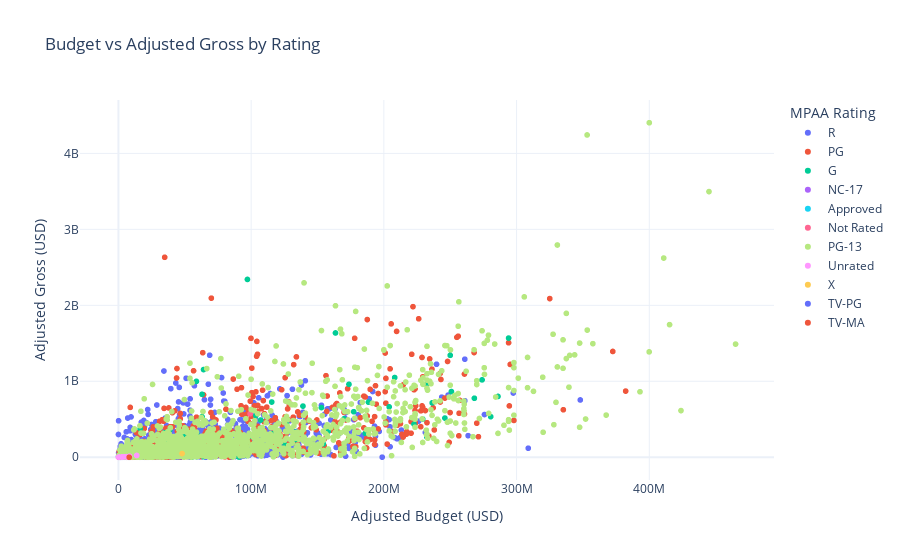

Notebook code cell kept with this figure:
### Markdown cell above
### Budget vs. Gross Scatterplots by Rating

### Code cell
fig = px.scatter(
    df,
    x='adjusted_budget',
    y='adjusted_gross',
    color='rating',
    hover_data=['name', 'year', 'genre'],
    title='Budget vs Adjusted Gross by Rating',
    labels={
        'adjusted_budget': 'Adjusted Budget (USD)',
        'adjusted_gross': 'Adjusted Gross (USD)',
        'rating': 'MPAA Rating'
    }
)

fig.update_layout(template='plotly_white')
fig.show()

### Figure 1 — Plotly figure (JSON) as saved in the notebook; plotly's stock layout.template omitted (floating-point values rounded to 4 significant figures; data arrays with more than 128 entries replaced by an {"elided": "..."} marker saying what was removed)
{"data": [{"customdata": {"elided": "3088x3 mixed values"}, "hovertemplate": "MPAA Rating=R<br>Adjusted Budget (USD)=%{x}<br>Adjusted Gross (USD)=%{y}<br>name=%{customdata[0]}<br>year=%{customdata[1]}<br>genre=%{customdata[2]}<extra></extra>", "legendgroup": "R", "marker": {"color": "#636efa", "symbol": "circle"}, "mode": "markers", "name": "R", "showlegend": true, "type": "scattergl", "x": {"elided": "3088 float values"}, "xaxis": "x", "y": {"elided": "3088 float values"}, "yaxis": "y"}, {"customdata": {"elided": "1170x3 mixed values"}, "hovertemplate": "MPAA Rating=PG<br>Adjusted Budget (USD)=%{x}<br>Adjusted Gross (USD)=%{y}<br>name=%{customdata[0]}<br>year=%{customdata[1]}<br>genre=%{customdata[2]}<extra></extra>", "legendgroup": "PG", "marker": {"color": "#EF553B", "symbol": "circle"}, "mode": "markers", "name": "PG", "showlegend": true, "type": "scattergl", "x": {"elided": "1170 float values"}, "xaxis": "x", "y": {"elided": "1170 float values"}, "yaxis": "y"}, {"customdata": {"elided": "148x3 mixed values"}, "hovertemplate": "MPAA Rating=G<br>Adjusted Budget (USD)=%{x}<br>Adjusted Gross (USD)=%{y}<br>name=%{customdata[0]}<br>year=%{customdata[1]}<br>genre=%{customdata[2]}<extra></extra>", "legendgroup": "G", "marker": {"color": "#00cc96", "symbol": "circle"}, "mode": "markers", "name": "G", "showlegend": true, "type": "scattergl", "x": {"elided": "148 float values"}, "xaxis": "x", "y": {"elided": "148 float values"}, "yaxis": "y"}, {"customdata": [["The Evil Dead", 1981, "Horror"], ["Henry & June", 1990, "Biography"], ["Whore", 1991, "Drama"], ["Man Bites Dog", 1992, "Comedy"], ["Tokyo Decadence", 1992, "Drama"], ["Wide Sargasso Sea", 1993, "Drama"], ["Kids", 1995, "Drama"], ["Showgirls", 1995, "Drama"], ["Crash", 1996, "Drama"], ["Orgazmo", 1997, "Comedy"], ["Bent", 1997, "Drama"], ["The Dreamers", 2003, "Drama"], ["Bad Education", 2004, "Crime"], ["A Dirty Shame", 2004, "Comedy"], ["Lust, Caution", 2007, "Drama"]], "hovertemplate": "MPAA Rating=NC-17<br>Adjusted Budget (USD)=%{x}<br>Adjusted Gross (USD)=%{y}<br>name=%{customdata[0]}<br>year=%{customdata[1]}<br>genre=%{customdata[2]}<extra></extra>", "legendgroup": "NC-17", "marker": {"color": "#ab63fa", "symbol": "circle"}, "mode": "markers", "name": "NC-17", "showlegend": true, "type": "scattergl", "x": [1236000.0, NaN, NaN, NaN, NaN, NaN, 3150000.0, 94500000.0, 18360000.0, 2000000.0, NaN, 26100000.0, 8500000.0, 25500000.0, 23250000.0], "xaxis": "x", "y": [10440000.0, 57510000.0, 2370000.0, 470800.0, 636300.0, 3585000.0, 15570000.0, 42750000.0, 5449000.0, 1205000.0, 992100.0, 42020000.0, 68720000.0, 3254000.0, 104000000.0], "yaxis": "y"}, {"customdata": [["Tarzan the Ape Man", 1981, "Adventure"]], "hovertemplate": "MPAA Rating=Approved<br>Adjusted Budget (USD)=%{x}<br>Adjusted Gross (USD)=%{y}<br>name=%{customdata[0]}<br>year=%{customdata[1]}<br>genre=%{customdata[2]}<extra></extra>", "legendgroup": "Approved", "marker": {"color": "#19d3f3", "symbol": "circle"}, "mode": "markers", "name": "Approved", "showlegend": true, "type": "scattergl", "x": [22940000.0], "xaxis": "x", "y": [129100000.0], "yaxis": "y"}, {"customdata": {"elided": "122x3 mixed values"}, "hovertemplate": "MPAA Rating=Not Rated<br>Adjusted Budget (USD)=%{x}<br>Adjusted Gross (USD)=%{y}<br>name=%{customdata[0]}<br>year=%{customdata[1]}<br>genre=%{customdata[2]}<extra></extra>", "legendgroup": "Not Rated", "marker": {"color": "#FF6692", "symbol": "circle"}, "mode": "markers", "name": "Not Rated", "showlegend": true, "type": "scattergl", "x": [996000.0, NaN, NaN, 160500.0, 27810000.0, 10430000.0, NaN, NaN, NaN, NaN, NaN, NaN, NaN, NaN, NaN, NaN, NaN, NaN, NaN, NaN, NaN, 4104000.0, NaN, NaN, 29400000.0, NaN, NaN, NaN, NaN, NaN, 510000.0, NaN, NaN, NaN, NaN, NaN, 13580000.0, NaN, NaN, 3140000.0, NaN, NaN, NaN, NaN, 52150000.0, NaN, NaN, NaN, NaN, 11920000.0, NaN, NaN, NaN, NaN, NaN, NaN, 15620000.0, NaN, NaN, NaN, 68500.0, NaN, NaN, NaN, NaN, NaN, NaN, 2700000.0, NaN, 1350000.0, NaN, 24340000.0, NaN, NaN, NaN, NaN, NaN, NaN, NaN, NaN, NaN, NaN, NaN, NaN, NaN, NaN, NaN, NaN, NaN, NaN, NaN, 7680000.0, NaN, 5760000.0, NaN, NaN, NaN, NaN, NaN, NaN, NaN, NaN, NaN, NaN, 6250000.0, NaN, NaN, NaN, NaN, NaN, NaN, NaN, NaN, NaN, NaN, NaN, NaN, NaN, NaN, NaN, 99200000.0, NaN], "xaxis": "x", "y": [6747000.0, 12360000.0, 177400.0, 84030.0, 32240000.0, 14900000.0, 1324000.0, 208100.0, 15400.0, 62150.0, 35590.0, 5639000.0, 2870000.0, 1401000.0, 56500.0, 3928000.0, 717000.0, 3776000.0, 84250.0, 15760000.0, 5039000.0, 1650000.0, 24950.0, 635500.0, 359300.0, 1834000.0, 645300.0, 480500.0, 595800.0, 4840000.0, 21580.0, 455100.0, 14030000.0, 3151000.0, 177200.0, 113000000.0, 20520000.0, 9961000.0, 2077000.0, 8677000.0, 35960000.0, 36200000.0, 16960000.0, 15600000.0, 50970000.0, 51940000.0, 57090000.0, 196500000.0, 11600000.0, 2687000.0, 3534.0, 11370000.0, 22110000.0, 5434000.0, 584400.0, 1988000.0, 16040000.0, 182400.0, 2951000.0, 18570000.0, 191500.0, 6761000.0, 13370000.0, 33790000.0, 24050000.0, 4145000.0, 1039000.0, 13920000.0, 67460.0, 249900.0, 479000.0, 33140000.0, 15320000.0, 163500000.0, 90540.0, 407000000.0, 268300.0, 493600.0, 82070.0, 42440000.0, 38100.0, 241400.0, 1253000.0, 3574000.0, 1432000.0, 332900000.0, 113000000.0, 5412000.0, 43370.0, 10090000.0, 24910000.0, 1991000.0, 53790.0, 79970000.0, 80090.0, 8803.0, 1723000.0, 4139000.0, 30880000.0, 35180000.0, 852.5, 149900000.0, 22480000.0, 7084000.0, 449200.0, 16370000.0, 7136000.0, 2045000.0, 1841000.0, 12480000.0, 189400.0, 7639000.0, 44080000.0, 2772000.0, 5042000.0, 124400000.0, 36560.0, 360600.0, 2145000.0, 57170000.0, 572200000.0, 16450.0], "yaxis": "y"}, {"customdata": {"elided": "1990x3 mixed values"}, "hovertemplate": "MPAA Rating=PG-13<br>Adjusted Budget (USD)=%{x}<br>Adjusted Gross (USD)=%{y}<br>name=%{customdata[0]}<br>year=%{customdata[1]}<br>genre=%{customdata[2]}<extra></extra>", "legendgroup": "PG-13", "marker": {"color": "#B6E880", "symbol": "circle"}, "mode": "markers", "name": "PG-13", "showlegend": true, "type": "scattergl", "x": {"elided": "1990 float values"}, "xaxis": "x", "y": {"elided": "1990 float values"}, "yaxis": "y"}, {"customdata": [["Re-Animator", 1985, "Comedy"], ["My Life as a Dog", 1985, "Drama"], ["Working Girls", 1986, "Drama"], ["Betty Blue", 1986, "Drama"], ["The Texas Chainsaw Massacre 2", 1986, "Comedy"], ["Henry: Portrait of a Serial Killer", 1986, "Biography"], ["The Garden", 1990, "Drama"], ["The Living End", 1992, "Comedy"], ["Kika", 1993, "Comedy"], ["Caro diario", 1993, "Biography"], ["Spanking the Monkey", 1994, "Comedy"], ["When Night Is Falling", 1995, "Drama"], ["Kama Sutra: A Tale of Love", 1996, "Crime"], ["Twin Town", 1997, "Comedy"], ["Happiness", 1998, "Comedy"], ["Eternity and a Day", 1998, "Drama"], ["Requiem for a Dream", 2000, "Drama"], ["Psycho Beach Party", 2000, "Comedy"], ["Under the Sand", 2000, "Drama"], ["Mysterious Skin", 2004, "Drama"], ["Now & Later", 2009, "Drama"], ["Buster's Mal Heart", 2016, "Crime"], ["The Clovehitch Killer", 2018, "Crime"], ["Out of Blue", 2018, "Crime"], ["An Interview with God", 2018, "Drama"], ["End of the Century", 2019, "Drama"]], "hovertemplate": "MPAA Rating=Unrated<br>Adjusted Budget (USD)=%{x}<br>Adjusted Gross (USD)=%{y}<br>name=%{customdata[0]}<br>year=%{customdata[1]}<br>genre=%{customdata[2]}<extra></extra>", "legendgroup": "Unrated", "marker": {"color": "#FF97FF", "symbol": "circle"}, "mode": "markers", "name": "Unrated", "showlegend": true, "type": "scattergl", "x": [2682000.0, NaN, NaN, NaN, 13720000.0, 324100.0, NaN, 52140.0, NaN, NaN, 432000.0, NaN, 6120000.0, 6600000.0, 4334000.0, NaN, 8370000.0, 2790000.0, NaN, NaN, NaN, NaN, NaN, NaN, NaN, NaN], "xaxis": "x", "y": [6030000.0, 24880000.0, 5190000.0, 5889000.0, 23440000.0, 1781000.0, 12260.0, 1586000.0, 4483000.0, 500100.0, 2937000.0, 1931000.0, 8383000.0, 255800.0, 5875000.0, 211100.0, 13750000.0, 498700.0, 12150000.0, 2606000.0, 2694.0, 97980.0, 215000.0, 310800.0, 2882000.0, 128800.0], "yaxis": "y"}, {"customdata": [["Devil in the Flesh", 1986, "Drama"], ["Angel Heart", 1987, "Horror"], ["The Cook, the Thief, His Wife & Her Lover", 1989, "Crime"]], "hovertemplate": "MPAA Rating=X<br>Adjusted Budget (USD)=%{x}<br>Adjusted Gross (USD)=%{y}<br>name=%{customdata[0]}<br>year=%{customdata[1]}<br>genre=%{customdata[2]}<extra></extra>", "legendgroup": "X", "marker": {"color": "#FECB52", "symbol": "circle"}, "mode": "markers", "name": "X", "showlegend": true, "type": "scattergl", "x": [NaN, 47940000.0, NaN], "xaxis": "x", "y": [1597000.0, 48470000.0, 20010000.0], "yaxis": "y"}, {"customdata": [["Daughters of the Dust", 1991, "Drama"], ["Your Name.", 2016, "Animation"], ["Legend of Deification", 2020, "Animation"]], "hovertemplate": "MPAA Rating=TV-PG<br>Adjusted Budget (USD)=%{x}<br>Adjusted Gross (USD)=%{y}<br>name=%{customdata[0]}<br>year=%{customdata[1]}<br>genre=%{customdata[2]}<extra></extra>", "legendgroup": "TV-PG", "marker": {"color": "#636efa", "symbol": "circle"}, "mode": "markers", "name": "TV-PG", "showlegend": true, "type": "scattergl", "x": [NaN, NaN, NaN], "xaxis": "x", "y": [3971000.0, 480000000.0, 298400000.0], "yaxis": "y"}, {"customdata": [["Ghost in the Shell", 1995, "Animation"], ["La fille seule", 1995, "Drama"], ["Mind Game", 2004, "Animation"], ["Beasts of No Nation", 2015, "Drama"], ["Take Me", 2017, "Comedy"]], "hovertemplate": "MPAA Rating=TV-MA<br>Adjusted Budget (USD)=%{x}<br>Adjusted Gross (USD)=%{y}<br>name=%{customdata[0]}<br>year=%{customdata[1]}<br>genre=%{customdata[2]}<extra></extra>", "legendgroup": "TV-MA", "marker": {"color": "#EF553B", "symbol": "circle"}, "mode": "markers", "name": "TV-MA", "showlegend": true, "type": "scattergl", "x": [NaN, NaN, NaN, 8100000.0, NaN], "xaxis": "x", "y": [1085000.0, 483100.0, 62240.0, 122500.0, 3384.0], "yaxis": "y"}], "layout": {"legend": {"title": {"text": "MPAA Rating"}, "tracegroupgap": 0}, "title": {"text": "Budget vs Adjusted Gross by Rating"}, "xaxis": {"anchor": "y", "domain": [0, 1], "title": {"text": "Adjusted Budget (USD)"}}, "yaxis": {"anchor": "x", "domain": [0, 1], "title": {"text": "Adjusted Gross (USD)"}}}}
